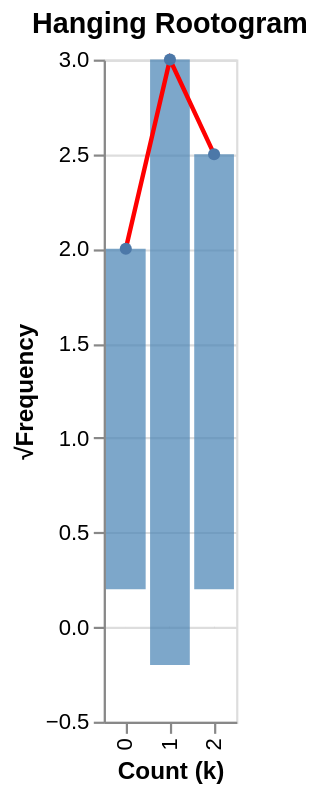

This figure's Vega-Lite source:
### Vega-Lite specification from a JSON file in a GitHub repository (floating-point values rounded to 4 significant figures)
{"$schema": "https://vega.github.io/schema/vega-lite/v6.json", "description": "Hanging rootogram for count data diagnostics", "width": "container", "height": "container", "title": "Hanging Rootogram", "data": {"values": [{"k": 0, "sqrtExpected": 2.0, "sqrtObserved": 1.8, "hanging": 0.2}, {"k": 1, "sqrtExpected": 3.0, "sqrtObserved": 3.2, "hanging": -0.2}, {"k": 2, "sqrtExpected": 2.5, "sqrtObserved": 2.3, "hanging": 0.2}]}, "encoding": {"x": {"field": "k", "type": "ordinal", "title": "Count (k)"}}, "layer": [{"mark": {"type": "bar", "color": "steelblue", "opacity": 0.7}, "encoding": {"y": {"field": "sqrtExpected", "type": "quantitative", "title": "√Frequency"}, "y2": {"field": "hanging", "type": "quantitative"}}}, {"mark": {"type": "line", "color": "red", "strokeWidth": 2, "point": true}, "encoding": {"y": {"field": "sqrtExpected", "type": "quantitative"}}}, {"mark": {"type": "rule", "color": "black", "strokeDash": [4, 4]}, "encoding": {"y": {"datum": 0}}}]}
